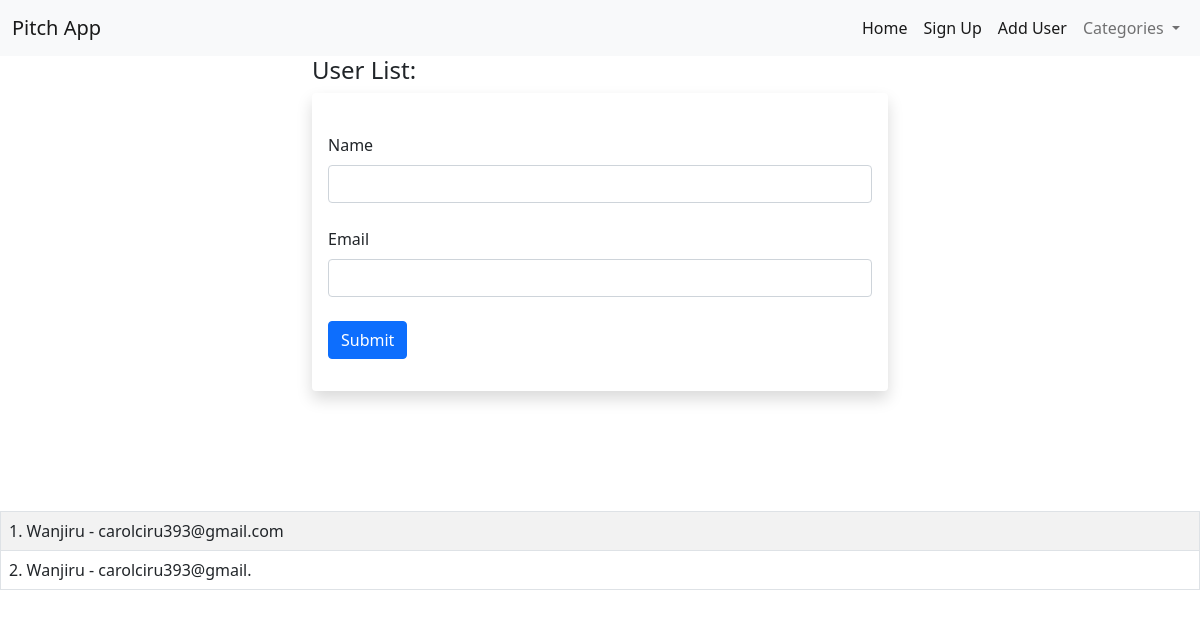
The page /user/add on the database as committed earlier.
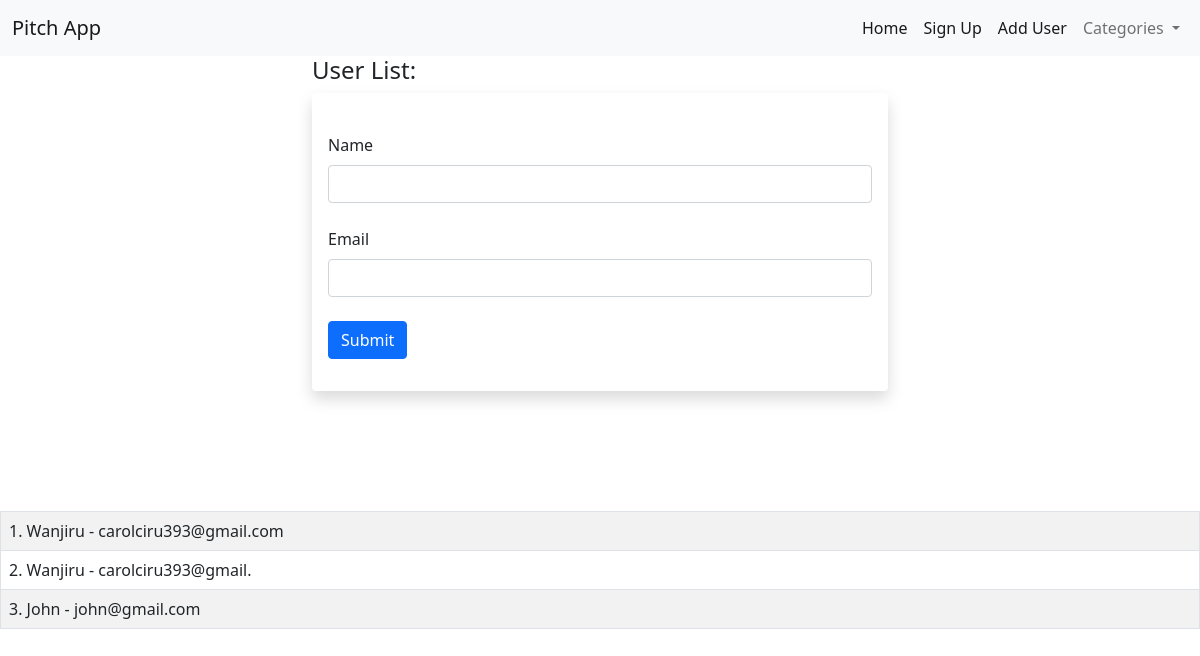
The same page on the database as committed later.
### run.py (models this page shows, shortened)
class Users(db.Model):
    id = db.Column(db.Integer, primary_key=True)
    name = db.Column(db.String(100), nullable=False)
    email = db.Column(db.String(150), nullable=False, unique=True)
    date_added =db.Column(db.DateTime, default=datetime.utcnow)

### run.py (the view, shortened to what this page needs)
@app.route('/user/add', methods=['GET','POST'])
def add_user():
    name = None
    form = UserForm()
    our_users =Users.query.order_by(Users.date_added)
    return render_template("add_user.html",
    form=form,
    name=name,
    our_users=our_users)

### run.py
class UserForm(FlaskForm):
    name = StringField("Name", validators=[DataRequired()])
    email = StringField("Email", validators=[DataRequired()])
    submit = SubmitField("Submit")

### templates/add_user.html (shortened to what this page needs)
{%extends 'base.html' %}
{% block content %}
        {% if name %}
            <h1>User Added!</h1>
            <br/><br/><br/>
            {% for our_user in our_users %}
                {{our_user.id}}. {{ our_user.name}}
                - {{ our_user.email}}<br/>
            {% endfor %}
            {% else %}
            <div class="container col-md-6">
                <h4>User List:</h4>
        <div class="shadow p-3 mb-5 bg-body rounded">
                <br/>
                <form method="POST">
                    {{ form.name.label(class="form-label")}}
                    {{form.name(class="form-control")}}
                    <br/>
                    {{ form.email.label(class="form-label")}}
                    {{form.email(class="form-control")}}
                    <br/>
                    {{ form.submit(class="btn btn-primary")}}
                </form>
        </div>
            </div>
        <br/><br/><br/>
        <table class="table table-hover table-bordered table-striped">
        {% for our_user in our_users %}
        <tr>
           <td>{{our_user.id}}. {{ our_user.name}} - {{ our_user.email}}</td>
        </tr>
        {% endfor %}
        </table>
        {%endif%}
{% endblock %}

Rows that differ between the two databases and show on the page:
added Users: id "3", name "John", email "john@gmail.com"
